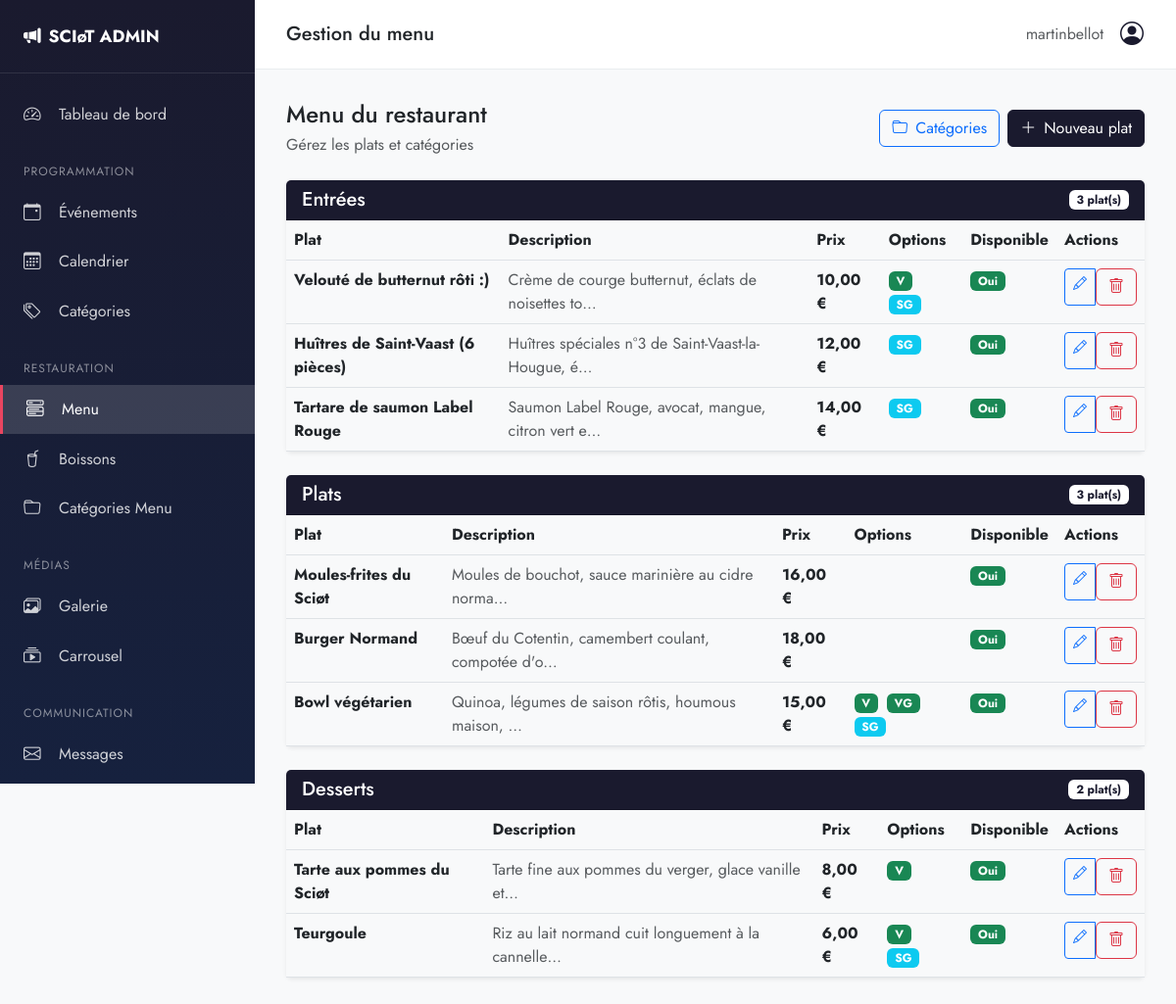
The page /admin-panel/menu/ (signed in) on the database its author committed.
### menu/models.py (models this page shows, shortened)
class MenuCategory(models.Model):
    name = models.CharField(max_length=100, verbose_name="Nom")
    slug = models.SlugField(unique=True)
    description = models.TextField(blank=True, verbose_name="Description")
    icon = models.CharField(max_length=50, blank=True, verbose_name="Icône Bootstrap")
    order = models.PositiveIntegerField(default=0, verbose_name="Ordre d'affichage")
    is_active = models.BooleanField(default=True, verbose_name="Active")
    class Meta:
        verbose_name = "Catégorie du menu"
        verbose_name_plural = "Catégories du menu"
        ordering = ['order', 'name']

class MenuItem(models.Model):
    category = models.ForeignKey(
        MenuCategory,
        on_delete=models.CASCADE,
        related_name='items',
        verbose_name="Catégorie"
    )
    name = models.CharField(max_length=200, verbose_name="Nom")
    description = models.TextField(blank=True, verbose_name="Description")
    price = models.DecimalField(max_digits=6, decimal_places=2, verbose_name="Prix (€)")
    is_vegetarian = models.BooleanField(default=False, verbose_name="Végétarien")
    is_vegan = models.BooleanField(default=False, verbose_name="Végan")
    is_gluten_free = models.BooleanField(default=False, verbose_name="Sans gluten")
    is_spicy = models.BooleanField(default=False, verbose_name="Épicé")
    image = models.ImageField(upload_to='menu/', blank=True, null=True, verbose_name="Image")
    is_available = models.BooleanField(default=True, verbose_name="Disponible")
    is_featured = models.BooleanField(default=False, verbose_name="À la une")
    allergens = models.TextField(blank=True, verbose_name="Allergènes")
    order = models.PositiveIntegerField(default=0, verbose_name="Ordre d'affichage")
    created_at = models.DateTimeField(auto_now_add=True)
    updated_at = models.DateTimeField(auto_now=True)
    class Meta:
        verbose_name = "Item du menu"
        verbose_name_plural = "Items du menu"
        ordering = ['category__order', 'order', 'name']

### admin_custom/views.py (the view)
# urls.py: path('menu/', views.menu_list, name='menu'),
@login_required
@user_passes_test(is_staff)
def menu_list(request):
    categories = MenuCategory.objects.prefetch_related('items').all()
    return render(request, 'admin_custom/menu/list.html', {
        'categories': categories,
    })

### admin_custom/views.py (called while the page is built)
def is_staff(user):
    return user.is_staff

### templates/admin_custom/menu/list.html (shortened to what this page needs)
{% extends 'admin_custom/base.html' %}
{% block page_title %}Gestion du menu{% endblock %}
{% block content %}
<div class="d-flex justify-content-between align-items-center mb-4">
    <div>
        <h4 class="mb-1">Menu du restaurant</h4>
        <p class="text-muted mb-0">Gérez les plats et catégories</p>
    </div>
    <div class="d-flex gap-2">
        <a href="{% url 'admin_custom:menu_categories' %}" class="btn btn-outline-primary">
            <i class="bi bi-folder me-2"></i>Catégories
        </a>
        <a href="{% url 'admin_custom:menu_item_create' %}" class="btn btn-primary">
            <i class="bi bi-plus-lg me-2"></i>Nouveau plat
        </a>
    </div>
</div>
{% for category in categories %}
<div class="card border-0 shadow-sm mb-4">
    <div class="card-header bg-primary text-white d-flex justify-content-between align-items-center">
        <h5 class="mb-0">
            {{ category.name }}
        </h5>
        <span class="badge bg-white text-primary">{{ category.items.count }} plat(s)</span>
    </div>
    <div class="card-body p-0">
        <div class="table-responsive">
            <table class="table table-hover mb-0">
                <thead class="bg-light">
                    <tr>
                        <th>Plat</th>
                        <th>Description</th>
                        <th>Prix</th>
                        <th>Options</th>
                        <th>Disponible</th>
                        <th>Actions</th>
                    </tr>
                </thead>
                <tbody>
                    {% for item in category.items.all %}
                    <tr>
                        <td>
                            <div class="d-flex align-items-center gap-2">
                                <div class="fw-bold">{{ item.name }}</div>
                            </div>
                        </td>
                        <td class="text-muted">{{ item.description|truncatechars:50 }}</td>
                        <td class="fw-bold">{{ item.price }} €</td>
                        <td>
                            {% if item.is_vegetarian %}<span class="badge bg-success me-1" title="Végétarien">V</span>{% endif %}
                            {% if item.is_vegan %}<span class="badge bg-success me-1" title="Végan">VG</span>{% endif %}
                            {% if item.is_gluten_free %}<span class="badge bg-info me-1" title="Sans gluten">SG</span>{% endif %}
                        </td>
                        <td>
                            {% if item.is_available %}
                            <span class="badge bg-success">Oui</span>
                            {% else %}
                            <span class="badge bg-secondary">Non</span>
                            {% endif %}
                        </td>
                        <td>
                            <div class="btn-group btn-group-sm">
                                <a href="{% url 'admin_custom:menu_item_edit' item.pk %}" class="btn btn-outline-primary">
                                    <i class="bi bi-pencil"></i>
                                </a>
                                <form method="post" action="{% url 'admin_custom:menu_item_delete' item.pk %}" class="d-inline" onsubmit="return confirm('Supprimer ce plat ?')">
                                    <button type="submit" class="btn btn-outline-danger">
                                        <i class="bi bi-trash"></i>
                                    </button>
                                </form>
                            </div>
                        </td>
                    </tr>
                    {% empty %}
                    <tr>
                        <td colspan="6" class="text-center py-4 text-muted">
                            Aucun plat dans cette catégorie
                        </td>
                    </tr>
                    {% endfor %}
                </tbody>
            </table>
        </div>
    </div>
</div>
{% empty %}
<div class="text-center py-5">
    <i class="bi bi-menu-button-wide fs-1 text-muted"></i>
    <p class="text-muted mt-2">Aucune catégorie de menu</p>
    <a href="{% url 'admin_custom:menu_categories' %}" class="btn btn-primary mt-2">Créer une catégorie</a>
</div>
{% endfor %}
{% endblock %}

### templates/admin_custom/base.html (shortened to what this page needs)
{% load static %}
<!DOCTYPE html>
<html lang="fr">
<head>
    <link rel="stylesheet" href="https://cdn.jsdelivr.net/npm/bootstrap-icons@1.11.0/font/bootstrap-icons.css">
    <link href="https://cdn.jsdelivr.net/npm/bootstrap@5.3.0/dist/css/bootstrap.min.css" rel="stylesheet">
</head>
<body>
    <aside class="sidebar" id="sidebar">
        <div class="sidebar-header">
            <a href="{% url 'admin_custom:dashboard' %}" class="sidebar-brand">
                <i class="bi bi-megaphone-fill"></i>
                SCIøT ADMIN
            </a>
        </div>
        <nav class="sidebar-nav">
            <a href="{% url 'admin_custom:dashboard' %}" class="sidebar-link {% if request.resolver_match.url_name == 'dashboard' %}active{% endif %}">
                <i class="bi bi-speedometer2"></i>
                Tableau de bord
            </a>
            <div class="nav-section">Programmation</div>
            <a href="{% url 'admin_custom:events' %}" class="sidebar-link {% if 'events' in request.resolver_match.url_name %}active{% endif %}">
                <i class="bi bi-calendar-event"></i>
                Événements
            </a>
            <a href="{% url 'admin_custom:events_calendar' %}" class="sidebar-link {% if request.resolver_match.url_name == 'events_calendar' %}active{% endif %}">
                <i class="bi bi-calendar3"></i>
                Calendrier
            </a>
            <a href="{% url 'admin_custom:event_categories' %}" class="sidebar-link">
                <i class="bi bi-tags"></i>
                Catégories
            </a>
            <div class="nav-section">Restauration</div>
            <a href="{% url 'admin_custom:menu' %}" class="sidebar-link {% if 'menu' in request.resolver_match.url_name %}active{% endif %}">
                <i class="bi bi-menu-button-wide"></i>
                Menu
            </a>
            <a href="{% url 'admin_custom:drinks' %}" class="sidebar-link">
                <i class="bi bi-cup-straw"></i>
                Boissons
            </a>
            <a href="{% url 'admin_custom:menu_categories' %}" class="sidebar-link">
                <i class="bi bi-folder"></i>
                Catégories Menu
            </a>
            <div class="nav-section">Médias</div>
            <a href="{% url 'admin_custom:media' %}" class="sidebar-link {% if request.resolver_match.url_name == 'media' %}active{% endif %}">
                <i class="bi bi-images"></i>
                Galerie
            </a>
            <a href="{% url 'admin_custom:carousel' %}" class="sidebar-link">
                <i class="bi bi-collection-play"></i>
                Carrousel
            </a>
            <div class="nav-section">Communication</div>
            <a href="{% url 'admin_custom:messages' %}" class="sidebar-link {% if 'message' in request.resolver_match.url_name %}active{% endif %}">
                <i class="bi bi-envelope"></i>
                Messages
            </a>
        </nav>
    </aside>
    <main class="main-content">
        <header class="top-navbar d-flex align-items-center justify-content-between">
            <div class="d-flex align-items-center">
                <h5 class="mb-0">{% block page_title %}Dashboard{% endblock %}</h5>
            </div>
            <div class="d-flex align-items-center gap-3">
                <span class="text-muted">{{ user.username }}</span>
                <div class="dropdown">
                    <button class="btn btn-link p-0" data-bs-toggle="dropdown">
                        <i class="bi bi-person-circle fs-4 text-primary"></i>
                    </button>
                </div>
            </div>
        </header>
        <div class="page-content">
            {% block content %}{% endblock %}
        </div>
    </main>
</body>
</html>

### rows shown on the page
MenuCategory: name "Entrées", items.count "3"
MenuItem: name "Velouté de butternut rôti :)", description "Crème de courge butternut, éclats de noisettes to…", price "10,00", is_vegetarian "V", is_gluten_free "SG", is_available "Oui"
MenuItem: name "Huîtres de Saint-Vaast (6 pièces)", description "Huîtres spéciales n°3 de Saint-Vaast-la-Hougue, é…", price "12,00", is_gluten_free "SG", is_available "Oui"
MenuItem: name "Tartare de saumon Label Rouge", description "Saumon Label Rouge, avocat, mangue, citron vert e…", price "14,00", is_gluten_free "SG", is_available "Oui"
MenuCategory: name "Plats", items.count "3"
MenuItem: name "Moules-frites du Sciøt", description "Moules de bouchot, sauce marinière au cidre norma…", price "16,00", is_available "Oui"
MenuItem: name "Burger Normand", description "Bœuf du Cotentin, camembert coulant, compotée d'o…", price "18,00", is_available "Oui"
MenuItem: name "Bowl végétarien", description "Quinoa, légumes de saison rôtis, houmous maison, …", price "15,00", is_vegetarian "V", is_vegan "VG", is_gluten_free "SG", is_available "Oui"
MenuCategory: name "Desserts", items.count "2"
MenuItem: name "Tarte aux pommes du Sciøt", description "Tarte fine aux pommes du verger, glace vanille et…", price "8,00", is_vegetarian "V", is_available "Oui"
MenuItem: name "Teurgoule", description "Riz au lait normand cuit longuement à la cannelle…", price "6,00", is_vegetarian "V", is_gluten_free "SG", is_available "Oui"

### other values the page prints
{{ user.username }} "martinbellot"
